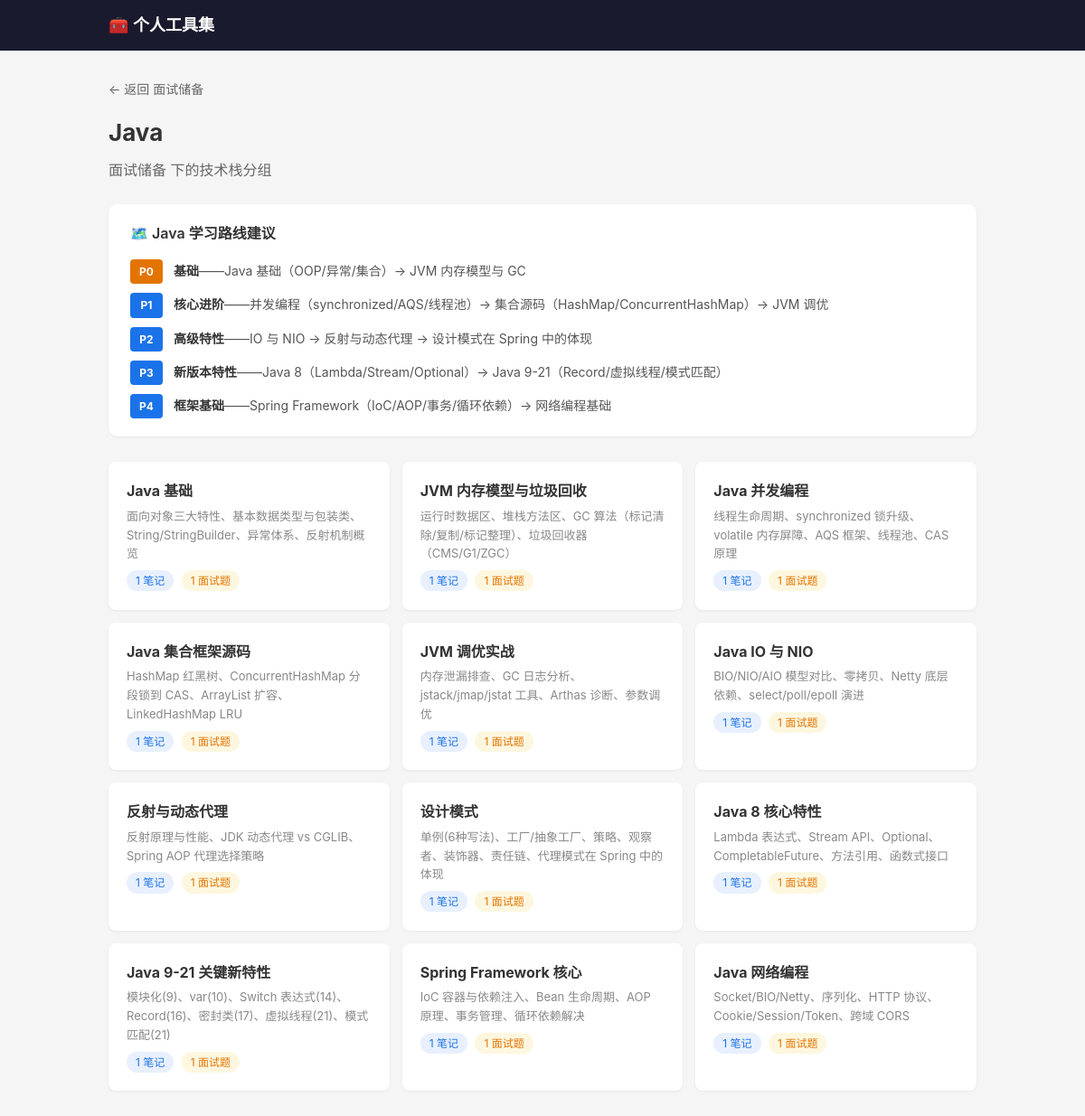
The page /skillset/tool/1/group/Java on the database its author committed.
### tables this page shows
CREATE TABLE tool (
            id INTEGER PRIMARY KEY AUTOINCREMENT,
            name TEXT NOT NULL UNIQUE,
            description TEXT DEFAULT '',
            created_at TIMESTAMP DEFAULT CURRENT_TIMESTAMP
        );

CREATE TABLE stack (
            id INTEGER PRIMARY KEY AUTOINCREMENT,
            tool_id INTEGER NOT NULL,
            name TEXT NOT NULL,
            description TEXT DEFAULT '',
            sort_order INTEGER DEFAULT 0,
            is_deprecated INTEGER DEFAULT 0,
            created_at TIMESTAMP DEFAULT CURRENT_TIMESTAMP, group_name TEXT DEFAULT '',
            FOREIGN KEY (tool_id) REFERENCES tool(id) ON DELETE CASCADE,
            UNIQUE(tool_id, name)
        );

### tools/skillset/routes.py (the view)
@bp.route("/tool/<int:tool_id>/group/<group_name>")
def group_detail(tool_id, group_name):
    tool = Tool.get_by_id(tool_id)
    if not tool:
        return "工具不存在", 404
    stacks = Stack.get_by_tool(tool_id, group_name)
    if not stacks:
        return "分组不存在", 404
    stack_list = []
    for s in stacks:
        sd = dict(s)
        sd["entry_count"] = Stack.entry_count(s["id"], "note")
        sd["interview_count"] = Stack.entry_count(s["id"], "interview")
        stack_list.append(sd)
    return render_template("group_detail.html", tool=tool, group_name=group_name, stacks=stack_list)

### db.py (called while the page is built)
def get_db():
    conn = sqlite3.connect(str(DB_PATH))
    conn.row_factory = sqlite3.Row
    conn.execute("PRAGMA foreign_keys = ON")
    return conn

### tools/skillset/models.py (called while the page is built)
    @staticmethod
    def get_by_id(tool_id):
        db = get_db()
        return db.execute("SELECT * FROM tool WHERE id = ?", (tool_id,)).fetchone()

    @staticmethod
    def get_by_tool(tool_id, group_name=None):
        db = get_db()
        if group_name:
            return db.execute(
                "SELECT * FROM stack WHERE tool_id = ? AND group_name = ? ORDER BY sort_order, id",
                (tool_id, group_name),
            ).fetchall()
        return db.execute(
            "SELECT * FROM stack WHERE tool_id = ? ORDER BY sort_order, id",
            (tool_id,),
        ).fetchall()

    @staticmethod
    def entry_count(stack_id, entry_type=None):
        db = get_db()
        if entry_type:
            row = db.execute(
                "SELECT COUNT(*) as cnt FROM entry WHERE stack_id = ? AND entry_type = ?",
                (stack_id, entry_type),
            ).fetchone()
        else:
            row = db.execute(
                "SELECT COUNT(*) as cnt FROM entry WHERE stack_id = ?", (stack_id,)
            ).fetchone()
        return row["cnt"]

### templates/skillset/group_detail.html (shortened to what this page needs)
{% extends "base.html" %}
{% block content %}
<div class="container">
    <a href="{{ url_for('.tool_detail', tool_id=tool.id) }}" class="back-link">← 返回 {{ tool.name }}</a>
    <h1>{{ group_name }}</h1>
    <p class="desc">{{ tool.name }} 下的技术栈分组</p>
    {% if group_name == 'Spring Cloud' %}
    <details class="roadmap" open>
        <summary class="roadmap-title">🗺️ Spring Cloud 学习路线建议</summary>
        <div class="roadmap-phases">
            <div class="phase"><div class="phase-num phase-num-p0">P0</div><div class="phase-body"><strong>前置基础</strong>——Spring Boot（自动配置、起步依赖、Actuator），不先掌握无法理解 Spring Cloud</div></div>
            <div class="phase"><div class="phase-num">P1</div><div class="phase-body"><strong>基础入门</strong>——Nacos 服务发现 → OpenFeign 远程调用 → LoadBalancer 负载均衡</div></div>
            <div class="phase"><div class="phase-num">P2</div><div class="phase-body"><strong>高可用与容错</strong>——Sentinel 流量控制 → Resilience4j 熔断 → Circuit Breaker 抽象</div></div>
            <div class="phase"><div class="phase-num">P3</div><div class="phase-body"><strong>网关与配置</strong>——Gateway 网关 → Config 配置中心 → Bus 动态刷新</div></div>
            <div class="phase"><div class="phase-num">P4</div><div class="phase-body"><strong>消息与可观测性</strong>——Stream 消息驱动 → SkyWalking APM → Micrometer Tracing</div></div>
            <div class="phase"><div class="phase-num">P5</div><div class="phase-body"><strong>高级主题</strong>——Seata 分布式事务 → MyBatis-Plus → K8s → Admin → Contract</div></div>
        </div>
    </details>
    {% elif group_name == 'Java' %}
    <details class="roadmap" open>
        <summary class="roadmap-title">🗺️ Java 学习路线建议</summary>
        <div class="roadmap-phases">
            <div class="phase"><div class="phase-num phase-num-p0">P0</div><div class="phase-body"><strong>基础</strong>——Java 基础（OOP/异常/集合）→ JVM 内存模型与 GC</div></div>
            <div class="phase"><div class="phase-num">P1</div><div class="phase-body"><strong>核心进阶</strong>——并发编程（synchronized/AQS/线程池）→ 集合源码（HashMap/ConcurrentHashMap）→ JVM 调优</div></div>
            <div class="phase"><div class="phase-num">P2</div><div class="phase-body"><strong>高级特性</strong>——IO 与 NIO → 反射与动态代理 → 设计模式在 Spring 中的体现</div></div>
            <div class="phase"><div class="phase-num">P3</div><div class="phase-body"><strong>新版本特性</strong>——Java 8（Lambda/Stream/Optional）→ Java 9-21（Record/虚拟线程/模式匹配）</div></div>
            <div class="phase"><div class="phase-num">P4</div><div class="phase-body"><strong>框架基础</strong>——Spring Framework（IoC/AOP/事务/循环依赖）→ 网络编程基础</div></div>
        </div>
    </details>
    {% endif %}
    {% if stacks %}
    <div class="stack-grid">
        {% for s in stacks %}
        <a href="{{ url_for('.stack_detail', stack_id=s.id) }}" class="stack-card {% if s.is_deprecated %}deprecated{% endif %}">
            <h3>
                {{ s.name }}
            </h3>
            {% if s.description %}<p>{{ s.description }}</p>{% endif %}
            <span class="badge">{{ s.entry_count }} 笔记</span>
            {% if s.interview_count %}<span class="badge badge-interview">{{ s.interview_count }} 面试题</span>{% endif %}
        </a>
        {% endfor %}
    </div>
    {% else %}
    <p class="empty">暂无技术栈</p>
    {% endif %}
</div>
{% endblock %}

### templates/base.html (shortened to what this page needs)
<!DOCTYPE html>
<html lang="zh-CN">
<head>
    <link rel="stylesheet" href="{{ url_for('static', filename='style.css') }}">
</head>
<body>
    <nav class="nav">
        <div class="nav-inner">
            <a href="/" class="nav-brand">🧰 个人工具集</a>
        </div>
    </nav>
    <main class="main">
        {% block content %}{% endblock %}
    </main>
</body>
</html>

### static/style.css (style rules this page uses)
* { margin: 0; padding: 0; box-sizing: border-box; }
body { font-family: -apple-system, BlinkMacSystemFont, "Segoe UI", Roboto, sans-serif; background: #f5f5f5; color: #333; line-height: 1.6; }
.nav { background: #1a1a2e; color: #fff; padding: 0 20px; }
.nav-inner { max-width: 960px; margin: 0 auto; display: flex; align-items: center; height: 56px; }
.nav-brand { font-size: 18px; font-weight: 600; color: #fff; text-decoration: none; }
.main { min-height: calc(100vh - 56px); padding: 30px 20px; }
.container { max-width: 960px; margin: 0 auto; }
h1 { font-size: 26px; margin-bottom: 8px; }
.desc { color: #666; margin-bottom: 24px; }
.back-link { display: inline-block; color: #666; text-decoration: none; margin-bottom: 16px; font-size: 14px; }
.stack-grid { display: grid; grid-template-columns: repeat(auto-fill, minmax(260px, 1fr)); gap: 14px; }
.stack-card { display: block; padding: 20px; background: #fff; border-radius: 8px; text-decoration: none; color: #333; box-shadow: 0 1px 3px rgba(0,0,0,.06); transition: box-shadow .2s; }
.stack-card h3 { font-size: 16px; }
.stack-card p { color: #888; font-size: 13px; margin-top: 4px; }
.badge { display: inline-block; background: #e8f0fe; color: #1a73e8; padding: 2px 10px; border-radius: 12px; font-size: 12px; margin-top: 8px; }
.roadmap { background: #fff; border-radius: 10px; padding: 20px 24px; margin-bottom: 28px; box-shadow: 0 1px 3px rgba(0,0,0,.06); cursor: default; }
.roadmap-title { font-size: 16px; font-weight: 600; cursor: pointer; list-style: none; }
.roadmap-phases { display: flex; flex-direction: column; gap: 10px; margin-top: 16px; }
.phase { display: flex; gap: 12px; align-items: flex-start; }
.phase-num { background: #1a73e8; color: #fff; padding: 4px 10px; border-radius: 4px; font-size: 12px; font-weight: 700; flex-shrink: 0; min-width: 36px; text-align: center; }
.phase-num-p0 { background: #e37400; }
.phase-body { font-size: 14px; color: #555; padding-top: 2px; }
.phase-body strong { color: #333; }
.badge-interview { display: inline-block; background: #fef7e0; color: #e37400; padding: 2px 10px; border-radius: 12px; font-size: 12px; margin-top: 8px; margin-left: 4px; }

### rows shown on the page
tool: name "面试储备"
stack: name "Java 基础", description "面向对象三大特性、基本数据类型与包装类、String/StringBuilder、异常体系、反射机制概览", entry_count "1", interview_count "1"
stack: name "JVM 内存模型与垃圾回收", description "运行时数据区、堆栈方法区、GC 算法（标记清除/复制/标记整理）、垃圾回收器（CMS/G1/ZGC）", entry_count "1", interview_count "1"
stack: name "Java 并发编程", description "线程生命周期、synchronized 锁升级、volatile 内存屏障、AQS 框架、线程池、CAS 原理", entry_count "1", interview_count "1"
stack: name "Java 集合框架源码", description "HashMap 红黑树、ConcurrentHashMap 分段锁到 CAS、ArrayList 扩容、LinkedHashMap LRU", entry_count "1", interview_count "1"
stack: name "JVM 调优实战", description "内存泄漏排查、GC 日志分析、jstack/jmap/jstat 工具、Arthas 诊断、参数调优", entry_count "1", interview_count "1"
stack: name "Java IO 与 NIO", description "BIO/NIO/AIO 模型对比、零拷贝、Netty 底层依赖、select/poll/epoll 演进", entry_count "1", interview_count "1"
stack: name "反射与动态代理", description "反射原理与性能、JDK 动态代理 vs CGLIB、Spring AOP 代理选择策略", entry_count "1", interview_count "1"
stack: name "设计模式", description "单例(6种写法)、工厂/抽象工厂、策略、观察者、装饰器、责任链、代理模式在 Spring 中的体现", entry_count "1", interview_count "1"
stack: name "Java 8 核心特性", description "Lambda 表达式、Stream API、Optional、CompletableFuture、方法引用、函数式接口", entry_count "1", interview_count "1"
stack: name "Java 9-21 关键新特性", description "模块化(9)、var(10)、Switch 表达式(14)、Record(16)、密封类(17)、虚拟线程(21)、模式匹配(21)", entry_count "1", interview_count "1"
stack: name "Spring Framework 核心", description "IoC 容器与依赖注入、Bean 生命周期、AOP 原理、事务管理、循环依赖解决", entry_count "1", interview_count "1"
stack: name "Java 网络编程", description "Socket/BIO/Netty、序列化、HTTP 协议、Cookie/Session/Token、跨域 CORS", entry_count "1", interview_count "1"

### other values the page prints
{{ group_name }} "Java"
